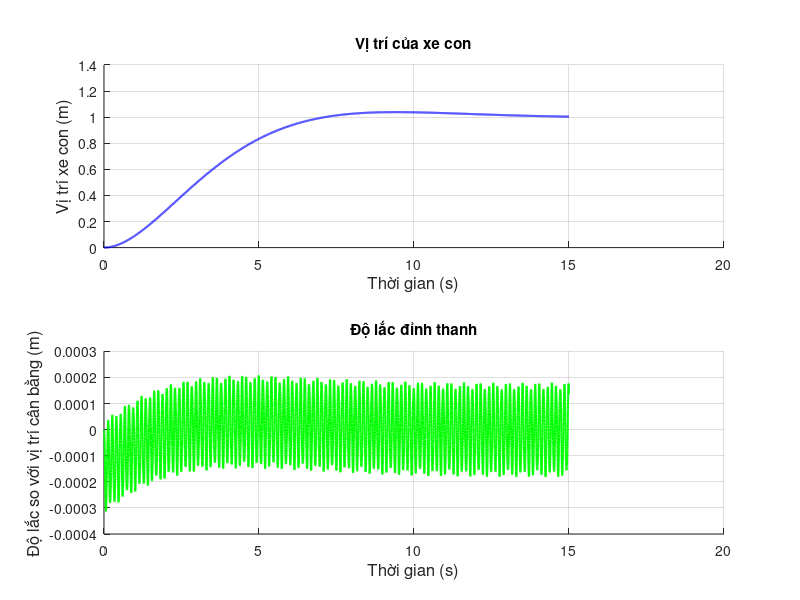
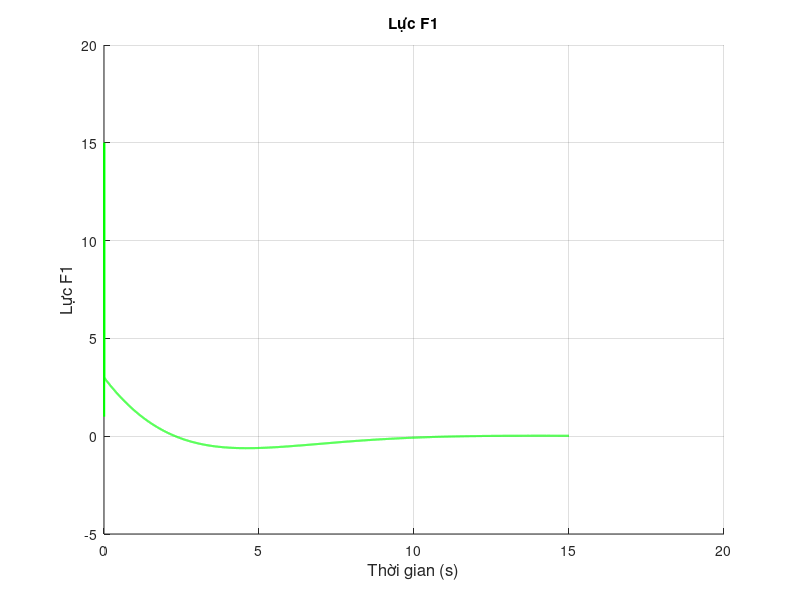

These charts were generated, in order, by the following MATLAB code:
clc;
close all;
clear;
%--------------------------------------------------------------------------
%    Mô phỏng chuyển động của dầm Euler - Bernoulli trong mô hình SMC
%--------------------------------------------------------------------------

% Thiết lập các thông số cho dầm
L = 0.63; EI = 0.754; rho_A = 0.297;
% Các vật nặng 
mw = 13.1; mk = 0.04; mh = 0.86; g = 9.81;

% Thiết lập thông số không gian và thời gian
n = 9; r = 10000;
tmax = 15;
delta_Y = L/(n - 1); % Bước không gian
delta_t = tmax/(r - 1); % Bước thời gian

% Bộ thông số PID
kp1 = 3; kd1 = 9; % Hệ số 3 khâu PID cho xe con
I = 0; % Khởi tạo giá trị tính tích phân
sp1 = 1; % Giá trị đặt cho xe con
e1 = zeros(1,r); % Sai số vị trí xe con

% Khởi tạo ma trận để lưu giá trị
w = zeros(n,r);

% Lực tác động vào xe con
F1 = zeros(1,r);
F1(1:r/2) = 1;

%--------------------------------------------------------------------------
for j = 3:(r - 1)
    wyyy0 = (w(3,j) - 2*w(2,j) + w(1,j))/(2*delta_Y^3);
    S2 = (F1(j + 1) - EI*wyyy0)/mw;
    w(1,j + 1) = 2*w(1,j) - w(1,j - 1) + delta_t^2*S2; % 5b
    for i = 3:(n - 2)
        % Đạo hàm theo Y
        wyyyy = (w(i + 2,j) - 4*w(i + 1,j) + 6*w(i,j) - 4*w(i - 1,j) + w(i - 2,j));
        S1 = (-EI/(rho_A*delta_Y^4))*wyyyy;
        w(i,j + 1) = 2*w(i,j) - w(i,j - 1) + delta_t^2*S1; % 5a
    end
    wyyyl = (-2*w(n,j) + 3*w(n - 1,j) - w(n - 2,j))/(2*delta_Y^3);
    S3 = (EI/mk)*wyyyl;
    w(2,j + 1) = w(1,j + 1);
    w(n,j + 1) = 2*w(n,j) - w(n,j - 1) + delta_t^2*S3; % 5e
    w(n - 1,j + 1) = (w(n,j + 1) + w(n - 2,j + 1))/2;
%--------------------------------------------------------------------------
%                       Bộ điều khiển PD cho xe con
%--------------------------------------------------------------------------
    e1(j + 1) = sp1 - w(1,j);
    I = I + e1(j + 1)*delta_t;
    D = (e1(j + 1) - e1(j))/delta_t;
    F1(j + 2) = kp1*e1(j + 1) + kd1*D;
    if F1(j + 2) > 15
        F1(j + 2) = 15;
    elseif F1(j + 2) < -15
        F1(j + 2) = -15;
    end
end
%--------------------------------------------------------------------------

% Khởi tạo giá trị để mô phỏng
t_tr = linspace(0,tmax,r);

% Vẽ đồ thị
figure(1)
subplot(2,1,1);
grid on;
hold on;
plot(t_tr,w(1,:),'b','LineWidth',1.5);
title({'Vị trí của xe con'});
ylabel('Vị trí xe con (m)','FontSize',12);
xlabel('Thời gian (s)','FontSize',12);

subplot(2,1,2);
grid on;
hold on;
plot(t_tr,w(n,:) - w(1,:),'g','LineWidth',1.5); % Vị trí tương đối của mk so với xe con
title({'Độ lắc đỉnh thanh'});
ylabel('Độ lắc so với vị trí cân bằng (m)','FontSize',12);
xlabel('Thời gian (s)','FontSize',12);

figure(2)
grid on;
hold on;
plot(t_tr,F1(1:r),'g','LineWidth',1.5);
title({'Lực F1'});
ylabel('Lực F1','FontSize',12);
xlabel('Thời gian (s)','FontSize',12);